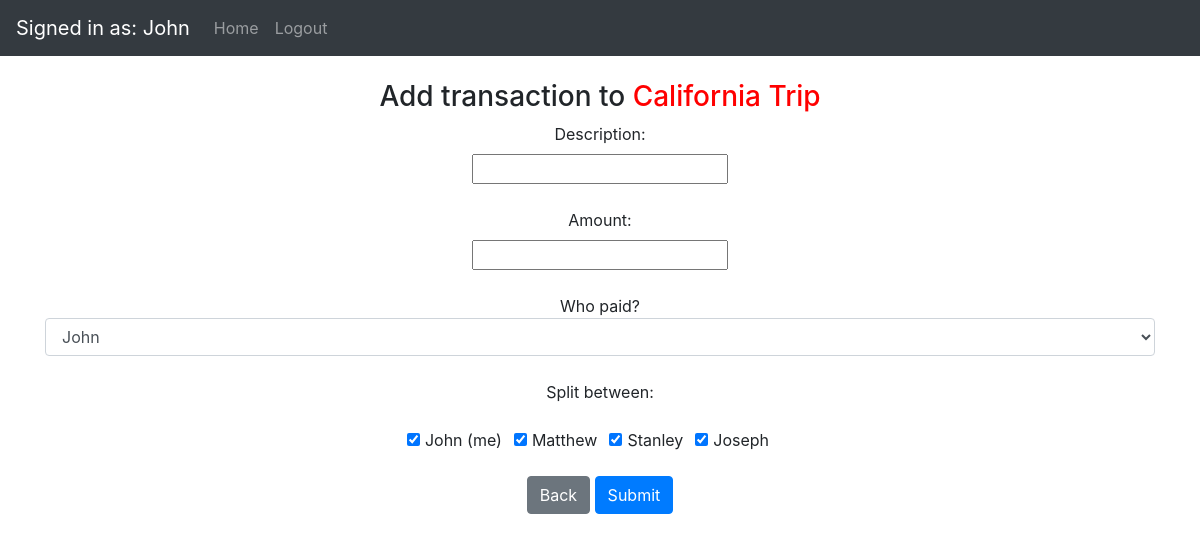
The page /add-transaction?groupID=2 (signed in) on the database its author committed.
### website/models.py (models this page shows, shortened)
class User(db.Model, UserMixin):
    id = db.Column(db.Integer, primary_key=True)
    username = db.Column(db.String(200), nullable=False)
    email = db.Column(db.String(150), unique=True)
    password = db.Column(db.String(150))
    date_created = db.Column(db.DateTime(timezone=True), default=func.now())
    groups = db.relationship('Group', secondary=group_member, backref="members")
    transactions = db.relationship('Transaction', secondary=user_transaction, backref="members_included")

class Group(db.Model):
    id = db.Column(db.Integer, primary_key=True)
    admin_id = db.Column(db.Integer)
    group_name = db.Column(db.String(30), nullable=False)
    date_created = db.Column(db.DateTime(timezone=True), default=func.now())
    transactions = db.relationship('Transaction')
    payments = db.relationship('Payment')

### website/views.py (the view, shortened to what this page needs)
@views.route('add-transaction', methods=["GET","POST"])
@login_required
def add_transaction():
    group_id = request.form.get('group_id')
    group = Group.query.filter_by(id=group_id).first()
    if request.method == "GET":
        group_id = request.args['groupID']
        group = Group.query.filter_by(id=group_id).first()
        return render_template('add_transaction.html', user=current_user, group=group)

### website/__init__.py (called while the page is built)
def create_app():
    app = Flask(__name__)
    app.config['SECRET_KEY'] = 'hjshjhdjah kjshkjdhjs'
    app.config['SQLALCHEMY_DATABASE_URI'] = 'sqlite:///marmo.db'
    db.init_app(app)
    from .views import views
    from .auth import auth
    app.register_blueprint(views, url_prefix='/')
    app.register_blueprint(auth, url_prefix='/')
    from .models import User
    create_database(app)
    login_manager = LoginManager()
    login_manager.login_view = 'auth.login'
    login_manager.init_app(app)
    login_manager.login_message = "You must be logged in to perform that action."
    @login_manager.user_loader
    def load_user(id):
        return User.query.get(int(id))
    return app

### website/templates/add_transaction.html (shortened to what this page needs)
{% extends "base.html" %} {% block title %}Home{% endblock %} {% block content %}
<br><h3 align="center">Add transaction to <span style="color: red;">{{ group.group_name }}</span></h3>
    <form method="post" action="/add-transaction" align="center">
        <label for="description">Description:</label><br>
        <input type="text" id="description" name="description"><br><br>
        <label for="amount">Amount:</label><br>
        <input type="number" id="amount" name="amount" step="0.01"><br><br>
        <span class="input-group-addon">Who paid?</span>
        <select name="payer_id" class="selectpicker form-control">
            {% for member in group.members %}
            <option value="{{ member.id }}">{{ member.username }}</option>
            {% endfor %}
        </select><br>
        <span class="input-group-addon">Split between:</span><br>
        <div class="form-check form-check-inline">
            {% for member in group.members %}
            <div class="form-check form-check-inline">
                <input class="form-check-input" type="checkbox" id="{{ member.id }}" value="{{ member.id }}" name="member_included" checked>
                <label class="form-check-label" for="{{ member.id }}">
                    {{ member.username }}{% if member.id == user.id %} (me){% endif %}
                </label>
            </div><br><br><br>
            {% endfor %}
        </div>
        <br><a class="btn btn-secondary" href="mygroup?groupID={{ group.id }}" role="button">Back</a>
        <button type="submit" class="btn btn-primary">Submit</button>
    </form><br>
{% endblock %}

### website/templates/base.html (shortened to what this page needs)
<!DOCTYPE html>
<html>
  <head>
    <link
      rel="stylesheet"
      href="https://stackpath.bootstrapcdn.com/bootstrap/4.4.1/css/bootstrap.min.css"
    />
    <link
      rel="stylesheet"
      href="https://stackpath.bootstrapcdn.com/font-awesome/4.7.0/css/font-awesome.min.css"
    />
  </head>
  <body>
    <nav class="navbar navbar-expand-lg navbar-dark bg-dark">
      {% if user.is_authenticated %}
      <a class="navbar-brand" href="/account">Signed in as: {{ user.username }}</a>
      {% endif %}
      <div class="collapse navbar-collapse" id="navbar">
        <div class="navbar-nav">
          {% if user.is_authenticated %}
          <a class="nav-item nav-link" id="home" href="/">Home</a>
          <a class="nav-item nav-link" id="logout" href="/logout">Logout</a>
          {% else %}
          <a class="nav-item nav-link" id="login" href="/login">Login</a>
          <a class="nav-item nav-link" id="signUp" href="/sign-up">Sign Up</a>
          {% endif %}
        </div>
      </div>
    </nav>
    <div class="container">{% block content %} {% endblock %}</div>
  </body>
</html>

### rows shown on the page
User: username "John", shows "(me)"
Group: group_name "California Trip"
User: username "Matthew"
User: username "Stanley"
User: username "Joseph"

### other values the page prints
form field payer_id "John"
